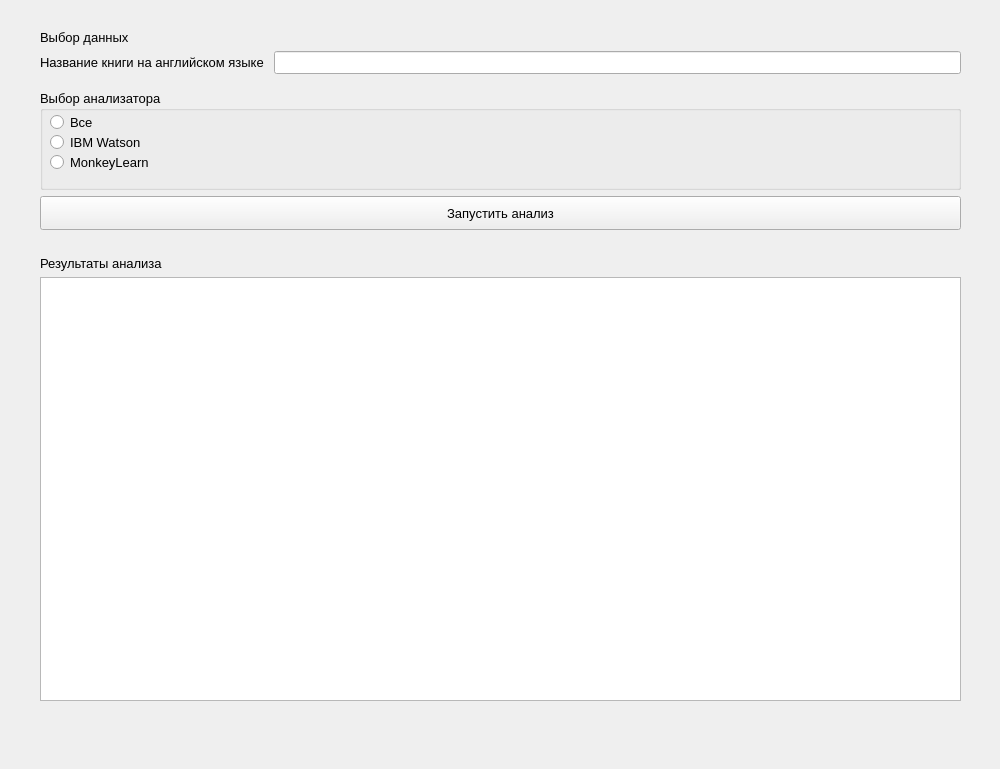
<?xml version="1.0" encoding="UTF-8"?>
<ui version="4.0">
 <class>Form</class>
 <widget class="QWidget" name="Form">
  <property name="windowModality">
   <enum>Qt::NonModal</enum>
  </property>
  <property name="geometry">
   <rect>
    <x>0</x>
    <y>0</y>
    <width>1000</width>
    <height>769</height>
   </rect>
  </property>
  <property name="sizePolicy">
   <sizepolicy hsizetype="Expanding" vsizetype="Expanding">
    <horstretch>0</horstretch>
    <verstretch>0</verstretch>
   </sizepolicy>
  </property>
  <property name="minimumSize">
   <size>
    <width>1000</width>
    <height>750</height>
   </size>
  </property>
  <property name="sizeIncrement">
   <size>
    <width>1</width>
    <height>1</height>
   </size>
  </property>
  <property name="font">
   <font>
    <pointsize>10</pointsize>
   </font>
  </property>
  <property name="contextMenuPolicy">
   <enum>Qt::NoContextMenu</enum>
  </property>
  <property name="windowTitle">
   <string>Анализ отзывов</string>
  </property>
  <property name="autoFillBackground">
   <bool>true</bool>
  </property>
  <widget class="QWidget" name="verticalLayoutWidget">
   <property name="geometry">
    <rect>
     <x>40</x>
     <y>30</y>
     <width>921</width>
     <height>701</height>
    </rect>
   </property>
   <layout class="QVBoxLayout" name="verticalLayout">
    <property name="sizeConstraint">
     <enum>QLayout::SetMinAndMaxSize</enum>
    </property>
    <item>
     <widget class="QLabel" name="dataLabel">
      <property name="maximumSize">
       <size>
        <width>16777215</width>
        <height>50</height>
       </size>
      </property>
      <property name="text">
       <string>Выбор данных</string>
      </property>
     </widget>
    </item>
    <item>
     <layout class="QHBoxLayout" name="horizontalLayout">
      <property name="sizeConstraint">
       <enum>QLayout::SetNoConstraint</enum>
      </property>
      <item>
       <widget class="QLabel" name="urlLabel">
        <property name="text">
         <string>Название книги на английском языке </string>
        </property>
       </widget>
      </item>
      <item>
       <widget class="QLineEdit" name="urlEdit">
        <property name="sizePolicy">
         <sizepolicy hsizetype="Expanding" vsizetype="Maximum">
          <horstretch>0</horstretch>
          <verstretch>0</verstretch>
         </sizepolicy>
        </property>
        <property name="sizeIncrement">
         <size>
          <width>1</width>
          <height>1</height>
         </size>
        </property>
        <property name="text">
         <string/>
        </property>
       </widget>
      </item>
     </layout>
    </item>
    <item>
     <spacer name="verticalSpacer_2">
      <property name="orientation">
       <enum>Qt::Vertical</enum>
      </property>
      <property name="sizeType">
       <enum>QSizePolicy::Preferred</enum>
      </property>
      <property name="sizeHint" stdset="0">
       <size>
        <width>20</width>
        <height>10</height>
       </size>
      </property>
     </spacer>
    </item>
    <item>
     <widget class="QGroupBox" name="groupBox">
      <property name="sizePolicy">
       <sizepolicy hsizetype="Expanding" vsizetype="Expanding">
        <horstretch>0</horstretch>
        <verstretch>0</verstretch>
       </sizepolicy>
      </property>
      <property name="minimumSize">
       <size>
        <width>150</width>
        <height>100</height>
       </size>
      </property>
      <property name="sizeIncrement">
       <size>
        <width>2</width>
        <height>2</height>
       </size>
      </property>
      <property name="title">
       <string>Выбор анализатора</string>
      </property>
      <widget class="QRadioButton" name="allRadioButton">
       <property name="geometry">
        <rect>
         <x>10</x>
         <y>20</y>
         <width>917</width>
         <height>25</height>
        </rect>
       </property>
       <property name="text">
        <string>Все</string>
       </property>
      </widget>
      <widget class="QRadioButton" name="watsonRadioButton">
       <property name="geometry">
        <rect>
         <x>10</x>
         <y>40</y>
         <width>917</width>
         <height>25</height>
        </rect>
       </property>
       <property name="text">
        <string>IBM Watson</string>
       </property>
      </widget>
      <widget class="QRadioButton" name="monkeyRadioButton">
       <property name="geometry">
        <rect>
         <x>10</x>
         <y>60</y>
         <width>917</width>
         <height>25</height>
        </rect>
       </property>
       <property name="text">
        <string>MonkeyLearn</string>
       </property>
      </widget>
     </widget>
    </item>
    <item>
     <widget class="QPushButton" name="analyseButton">
      <property name="sizePolicy">
       <sizepolicy hsizetype="Expanding" vsizetype="Expanding">
        <horstretch>150</horstretch>
        <verstretch>8</verstretch>
       </sizepolicy>
      </property>
      <property name="sizeIncrement">
       <size>
        <width>2</width>
        <height>2</height>
       </size>
      </property>
      <property name="text">
       <string>Запустить анализ</string>
      </property>
     </widget>
    </item>
    <item>
     <spacer name="verticalSpacer">
      <property name="orientation">
       <enum>Qt::Vertical</enum>
      </property>
      <property name="sizeType">
       <enum>QSizePolicy::Preferred</enum>
      </property>
      <property name="sizeHint" stdset="0">
       <size>
        <width>20</width>
        <height>20</height>
       </size>
      </property>
     </spacer>
    </item>
    <item>
     <widget class="QLabel" name="label">
      <property name="sizePolicy">
       <sizepolicy hsizetype="Expanding" vsizetype="Expanding">
        <horstretch>2</horstretch>
        <verstretch>0</verstretch>
       </sizepolicy>
      </property>
      <property name="minimumSize">
       <size>
        <width>50</width>
        <height>10</height>
       </size>
      </property>
      <property name="sizeIncrement">
       <size>
        <width>1</width>
        <height>2</height>
       </size>
      </property>
      <property name="text">
       <string>Результаты анализа</string>
      </property>
      <property name="scaledContents">
       <bool>false</bool>
      </property>
     </widget>
    </item>
    <item>
     <widget class="QListWidget" name="listWidget">
      <property name="sizePolicy">
       <sizepolicy hsizetype="Expanding" vsizetype="Expanding">
        <horstretch>0</horstretch>
        <verstretch>100</verstretch>
       </sizepolicy>
      </property>
      <property name="minimumSize">
       <size>
        <width>0</width>
        <height>150</height>
       </size>
      </property>
      <property name="baseSize">
       <size>
        <width>0</width>
        <height>200</height>
       </size>
      </property>
      <property name="lineWidth">
       <number>1</number>
      </property>
     </widget>
    </item>
    <item>
     <layout class="QHBoxLayout" name="Layout">
      <property name="spacing">
       <number>0</number>
      </property>
      <property name="sizeConstraint">
       <enum>QLayout::SetMaximumSize</enum>
      </property>
      <property name="leftMargin">
       <number>0</number>
      </property>
      <property name="topMargin">
       <number>10</number>
      </property>
      <property name="rightMargin">
       <number>0</number>
      </property>
      <property name="bottomMargin">
       <number>20</number>
      </property>
     </layout>
    </item>
   </layout>
  </widget>
 </widget>
 <resources/>
 <connections/>
</ui>
